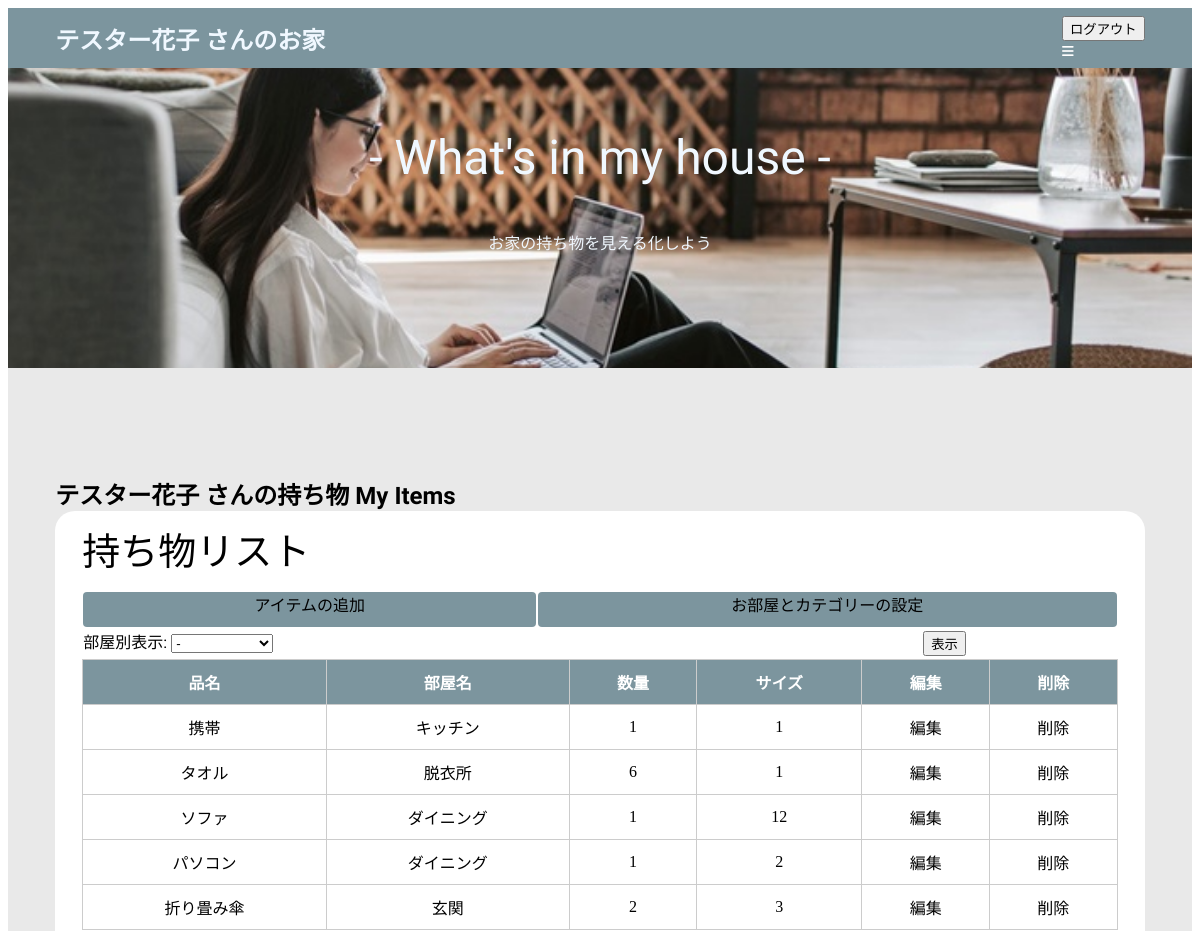
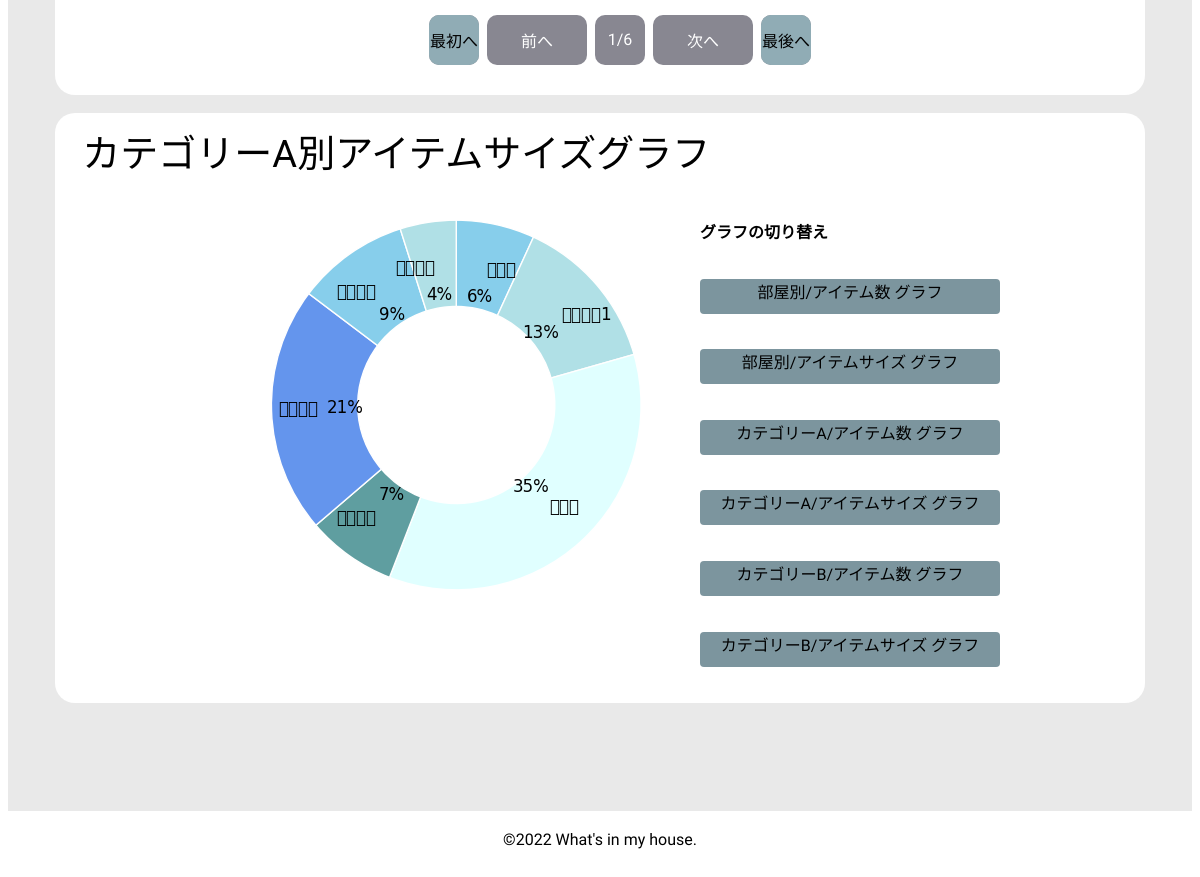
Page /house/index_catea_size (signed in) on the committed database (2 pictures, top to bottom).
### house/models.py (models this page shows, shortened)
class Item(models.Model):
    owner=models.ForeignKey(User,on_delete=models.CASCADE,related_name='i_owner')
    room=models.ForeignKey('Room',on_delete=models.CASCADE)
    name=models.CharField(max_length=35)
    qty=models.IntegerField(default=1)
    size=models.IntegerField(default=10)
    get_date=models.DateField(default=date.today)
    cate_a=models.ForeignKey('Cate_a',on_delete=models.SET_NULL,null=True,blank=True,)
    cate_b=models.ForeignKey('Cate_b',on_delete=models.SET_NULL,null=True,blank=True,)
    comment=models.TextField(max_length=100,blank=True,null=True)
    delete_flag=models.BooleanField(default=False)
    delete_date=models.DateField(default=None,blank=True,null=True)
    pub_date=models.DateTimeField(auto_now_add=True)
    class Meta:
        ordering = ('-id',)

class Room(models.Model):
    name=models.CharField(max_length=25)
    owner=models.ForeignKey(User,on_delete=models.CASCADE,related_name='r_owner')

### house/views.py (the view)
# urls.py: path('index_catea_size',views.index_catea_size,name='index_catea_size'),
@login_required(login_url='/accounts/login/')                        #ログインしていたら使える。
def index_catea_size(request,num=1):
    user=request.user                        #ログインユーザー情報の取得
    itemlist=Item.objects.filter(owner=request.user)
    page=Paginator(itemlist,5)
    form=SelectroomForm(request.user)
    chart=get_pie_data_catea_sumsize(request)              #グラフ描画関数の戻り値を変数chartで送る。
    params={
        'itemlist':page.get_page(num),
        'form':form,
        'user':user,
        "chart":chart,
        "graphtitle":'カテゴリーA別アイテムサイズ',
    }
    return render(request,'house/index.html',params)

### house/forms.py
class SelectroomForm(forms.Form):
    def __init__(self,user,*args,**kwargs):                                             #ユーザー毎に表示を変える場合
        super(SelectroomForm,self).__init__(*args,**kwargs)                             #ユーザー毎に表示を変える場合
        self.fields['部屋別表示']=forms.ChoiceField(                                #プルダウンリストを作ります。
            choices=                                                               #プルダウンリストの中身は変数choicesです。
            [('0','-')]+                                                           #変数choicesの中身は、デォルトの（-：-）と
            [(item.id,item.name) for item in Room.objects.filter(owner=user)],     #ルームモデルに登録されているレコードを変数itemに取出し、name（部屋名）だけにする。
            widget=forms.Select(attrs={'size:':1}),
            )

### house/graph.py (called while the page is built)
def Output_Graph():
	buffer=BytesIO()                     #バイナリI/O(画像や音声データを取り扱う際に利用)
	plt.savefig(buffer,format="png")     #png形式の画像データを取り扱う
	buffer.seek(0)                       #ストリーム先頭のoffset byteに変更
	img=buffer.getvalue()                #バッファの全内容を含むbytes
	graph=base64.b64encode(img)          #画像ファイルをbase64でエンコード
	graph=graph.decode("utf-8")          #デコードして文字列から画像に変換
	buffer.close()
	return graph

def Plot_PieChart(p,l):
    plt.rcParams['font.family']='Yu Gothic'                 #日本語表示する設定
    c=["skyblue",'powderblue','lightcyan','cadetblue',"cornflowerblue"]  #円グラフの色の設定。順番に適用されて最後まできたら最初に戻り繰り返す。
    plt.switch_backend("AGG")
    plt.figure(figsize=(5,4))                              #グラフの画像サイズ　円グラフを描画。デフォルトは3時の方向から開始
    wedgeprops={"edgecolor":"white", "width":0.7}          #扇状の周りの白い線（隙間）
    textprops={"size":"large"}
    plt.pie(p,autopct="%d%%",labels=l,colors=c,            #autopoct:比率を表示するようにしている。小数点第一位まで表示するときはautopct='%.1f%%'。
    counterclock=False,startangle=90,                      #counterclock=Falseで時計回り。startangle=90で12時の方向から開始
    radius=1.5,center=(0,0),wedgeprops=wedgeprops,         #radius:エングラフのサイズ
    labeldistance=0.75,textprops=textprops)                #ラベルの位置 小さいと円の上、大きいと円の外
    graph = Output_Graph()
    return graph

### templates/house/index.html (shortened to what this page needs)
{% load static %}
<!DOCTYPE html>
<html lang="ja">
<head>
    <link rel="stylesheet" type="text/css"
        href="{% static 'house/css/style.css' %}" />
    <link href="https://use.fontawesome.com/releases/v6.1.1/css/all.css" rel="stylesheet">
</head>
<header class="header">
    <div class="header-container w-con01">
        <div class="whats in my house">
            <h2><a href="{% url 'index' %}">{{user}} さんのお家</a></h2>
        </div>
        <div>
            <form action="{% url 'account_logout' %}" method="post">
                <input type="submit" value="ログアウト">
            </form>
            <button class="navbtn">
                <i class="fa-solid fa-bars"></i>
            </button>
        </div>
    </div>
</header>
<section class="hero">
    <div class="hero-container w-con01">
        <h1>- What's in my house -</h1>
        <p>お家の持ち物を見える化しよう</p>
    </div>
</section>
<body>
    <section class="plans">
        <div class="w-con01">
            <h2>{{user}} さんの持ち物  <span>My Items</span></h2>
            <div class="plans-con">
                <div class="plan">
                    <h3>持ち物リスト</h3>
                    <div class="btn_area">
                        <table><tr>
                            <td><a href="/house/create_item" class="btn">アイテムの追加</a></td>
                            <td><a href="/house/create" class="btn">お部屋とカテゴリーの設定</a></td></tr>
                        </table>
                    </div>
                    <div class="form_area">
                        <table class="sarch">
                        <tr><td>
                            <form action="{% url 'index' %}" method="post">
                                {{ form.as_p }}
                            </td><td>
                            <input class="twowordbtn" type="submit" value="表示"></td>
                            </form></tr>
                        </table>
                    </div>
                    <div class="list_area">
                        <table class="tb01">
                            <tr class="head">
                                <th>品名</th>
                                <th>部屋名</th>
                                <th>数量</th>
                                <th>サイズ</th>
                                <th>編集</th>
                                <th>削除</th>
                            </tr>
                            {% for item in itemlist %}
                            <tr>
                                <td data-label="アイテム名">{{item.name}}</td>
                                <td data-label="部屋名">{{item.room.name}}</td>
                                <td data-label="数　量">{{item.qty}}</td>
                                <td data-label="サイズ">{{item.size}}</td>
                                <td><a href="{% url 'edit_item' item.id %}">編集</a></td>
                                <td><a href="{% url 'delete_item' item.id %}">削除</a></td>
                            </tr>
                            {% endfor %}
                        </table>
                    </div>
                    <div class="pager">
                        <ul class="pagination">
                        {% if itemlist.has_previous %}
                            <li><a href="{% url 'index' %}" class="active"><span>最初へ</span></a></li>
                            <li class="pre"><a href="{% url 'index' %}{{itemlist.previous_page_number}}"><span>前へ</span></a></li>
                        {% else%}
                            <li><a href="#" class="active"><span>最初へ</span></a></li>
                            <li class="pre"><a href="#"><span>前へ</span></a></li>
                        {% endif %}
                            <li><a href="#"><span>{{itemlist.number}}/{{itemlist.paginator.num_pages}}</span></a></li>
                        {% if itemlist.has_next %}
                            <li class="next"><a href="{% url 'index' %}{{itemlist.next_page_number}}"><span>次へ</span></a></li>
                            <li><a href="{% url 'index' %}{{itemlist.paginator.num_pages}}" class="active"><span>最後へ</span></a></li>
                        {% else %}
                            <li class="next"><a href="#"><span>次へ</span></a></li>
                            <li><a href="#" class="active"><span>最後へ</span></a></li>
                        {% endif %}
                        </ul>
                    </div>
                </div>
<br>
                <div class="plan">
                    <h3>{{graphtitle}}グラフ</h3>
                    <div class="w-con02">
                        <div>
                            <img>
                        </div>
                        <div class="switch_btn_container">
                            <h4>グラフの切り替え</h4>
                            <a href="{% url 'index_room_qty' %}" class="btn">部屋別/アイテム数 グラフ</a>
                            <a href="{% url 'index_room_size' %}" class="btn">部屋別/アイテムサイズ グラフ</a>
                            <a href="{% url 'index_catea_qty' %}" class="btn">カテゴリーA/アイテム数 グラフ</a>
                            <a href="{% url 'index_catea_size' %}" class="btn">カテゴリーA/アイテムサイズ グラフ</a>
                            <a href="{% url 'index_cateb_qty' %}" class="btn">カテゴリーB/アイテム数 グラフ</a>
                            <a href="{% url 'index_cateb_size' %}" class="btn">カテゴリーB/アイテムサイズ グラフ</a>
                        </div>
                    </div>
                </div>
            </div>
        </div>
    </section>
<footer class="footer">
    <div class="footer-container w-con">
        <p>©2022 What's in my house.</p>
    </div>
</footer>
</body>
</html>

### static/house/css/style.css (style rules this page uses)
.navbtn { padding: 0; outline: none; border: none; background: transparent; cursor: pointer; color: rgb(255, 255, 255); }
.btn { display: block; border-radius: 4px; min-width: 150px; height: 35px; box-sizing: border-box; background-color: rgb(124, 149, 158); color:rgb(0, 0, 0); font: size 13px; text-align: center; }
a { color: inherit; text-decoration: none; }
h1,h2,h3,h4,h5,h6,p,a { margin: 0; font-family: 'Kaisei Opti', serif; }
img { display: block; }
.header { height: 60px; background-color: rgb(124, 149, 158); font-family: 'Kaisei Opti', serif; color: aliceblue; min-height: 0vw; font-weight: 400; position: sticky; z-index: 10; top: 0; }
.header-container { display: flex; height: 100%; align-items: center; justify-content: space-between; }
.w-con01 { width: min(92%,1166px); margin: auto; }
.w-con02 { padding: 10px; margin: 10PX; background-color: #ffffff; display: flex; flex-wrap: wrap; margin: auto; justify-content: center; }
.hero { height: 300px; background-image:url(../image/room_image03.jpg); background-position: center; background-size: cover; }
.hero-container { display: grid; justify-items: center; align-content: center; height: 100%; }
.form_area { display: flex; justify-items: center; align-content: center; height: 100%; }
.hero h1 { margin-bottom: 40px; color: aliceblue; font-size: clamp(38px,5vw,48px); min-height: 0vw; font-weight: 400; line-height: 1.3; text-align: center; }
.hero P { margin-bottom: 50px; color: aliceblue; }
:root { --v-space:clamp(90px,9vw,120px); }
.plans { height: auto; padding: var(--v-space) 0; background-color: #e9e9e9; }
@media (min-width:768px) { .plans-con { grid-template-columns: repeat(2,1fr); } }
.plan { padding: 10px 27px; border-radius: 20px; background-color: #ffffff; }
p { line-height: 1.8; }
.plan h3 { margin-bottom: 15px; font-size: 38px; font-weight: 400; }
.switch_btn_container { height: 60vh; display: grid; align-items: center; gap: 3px; grid-template-columns: 300px; }
.footer { height: 100px; justify-items: center; align-content: center; background-position: center; }
.footer-container { display: grid; height: 100%; align-items: center; align-content: center; }
.footer p { margin-bottom: 40px; color: rgb(0, 0, 0); min-height: 0vw; line-height: 1.3; text-align: center; }
.pager .pagination { text-align: center; }
.pager .pagination li { display: inline; margin: 0 2px; padding: 0; display: inline-block; background: #888791; width: 50px; height: 50px; text-align: center; position: relative; border-radius: 10px; }
.pager .pagination li.pre, .pager .pagination li.next { display: inline-block; width: 100px; height: 50px; text-align: center; }
.pager .pagination li a { vertical-align: middle; position: absolute; top: 0; left: 0; width: 100%; height: 100%; text-align: center; display:table; color: #fff; text-decoration: none; -webkit-transition: all 0.3s ease; -moz-transition: all 0.3s ease; -o-transition: all 0.3s ease; transition: all 0.3s ease; }
.pager .pagination li a span { display:table-cell; vertical-align:middle; }
.pager .pagination li a:hover, .pager .pagination li a.active { color: #000; background:rgb(144, 172, 181); border-color: #00f; border-radius: 10px; }
table { border-collapse: collapse; width: 100%; }
.tb01 th, .tb01 td { padding: 10px; border: solid 1px #ccc; text-align:center; box-sizing:border-box; }
.tb01 th { background:rgb(124, 149, 158); color: #fff; }

### rows in the picture
Item: name "携帯", room.name "キッチン", qty "1", size "1"
Item: name "タオル", room.name "脱衣所", qty "6", size "1"
Item: name "ソファ", room.name "ダイニング", qty "1", size "12"
Item: name "パソコン", room.name "ダイニング", qty "1", size "2"
Item: name "折り畳み傘", room.name "玄関", qty "2", size "3"

### other values in the picture
{{ user }} "テスター花子"
{{ itemlist.number }} "1"
{{ itemlist.paginator.num_pages }} "6"
{{ graphtitle }} "カテゴリーA別アイテムサイズ"
